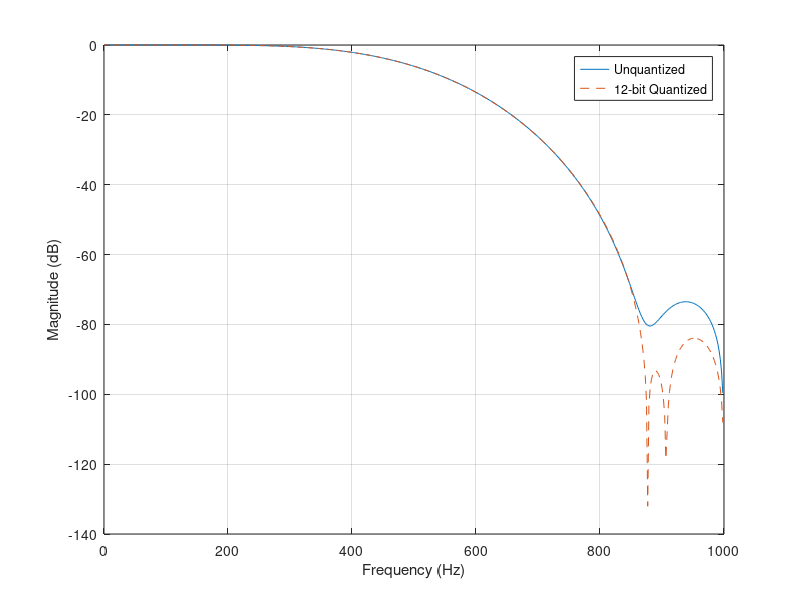

The MATLAB script that drew this image:
function hn = E4_7_Fir8Serial
N = 16;      % Filter length
fs = 2000;   % Sampling frequency (Hz)
fc = 500;    % Cutoff frequency of the low-pass filter (Hz)
B = 12;      % Number of quantization bits

% Generate different window functions
% w_rect = rectwin(N)';  % Rectangular window
% w_hann = hann(N)';     % Hann window
% w_hamm = hamming(N)';  % Hamming window
w_kais = blackman(N)';   % Blackman window
% w_kais = kaiser(N, 7.856)';  % Kaiser window (alternative)

% Design FIR filter using fir1 function
% b_rect = fir1(N-1, fc*2/fs, w_rect);
% b_hann = fir1(N-1, fc*2/fs, w_hann);
% b_hamm = fir1(N-1, fc*2/fs, w_hamm);
% b_blac = fir1(N-1, fc*2/fs, w_blac);
b_kais = fir1(N-1, fc*2/fs, w_kais); % Using Blackman window

% Quantize filter coefficients
Q_kais = round(b_kais / max(abs(b_kais)) * (2^(B-1) - 1));
hn = Q_kais;

% Convert to 16-bit hexadecimal representation
Q_h = dec2hex(Q_kais + 2^B * (Q_kais < 0));

% Compute frequency response
% m_rect = 20 * log10(abs(fft(b_rect, 512)));
% m_hann = 20 * log10(abs(fft(b_hann, 512)));
% m_hamm = 20 * log10(abs(fft(b_hamm, 512)));
% m_blac = 20 * log10(abs(fft(b_blac, 512)));
m_kais = 20 * log10(abs(fft(b_kais, 1024))); 
m_kais = m_kais - max(m_kais);
Q_kais = 20 * log10(abs(fft(Q_kais, 1024))); 
Q_kais = Q_kais - max(Q_kais);

% Set frequency axis in Hz
x_f = [0:(fs / length(m_kais)):fs/2];

% Extract positive frequency response
% m1 = m_rect(1:length(x_f));
% m2 = m_hann(1:length(x_f));
% m3 = m_hamm(1:length(x_f));
% m4 = m_blac(1:length(x_f));
m5 = m_kais(1:length(x_f));
m6 = Q_kais(1:length(x_f));

% Plot frequency response
% plot(x_f, m1, '-', x_f, m2, '*', x_f, m3, '+', x_f, m4, '--', x_f, m5, '-.');
plot(x_f, m5, '-', x_f, m6, '--');
xlabel('Frequency (Hz)');
ylabel('Magnitude (dB)');
legend('Unquantized', '12-bit Quantized');
grid;
